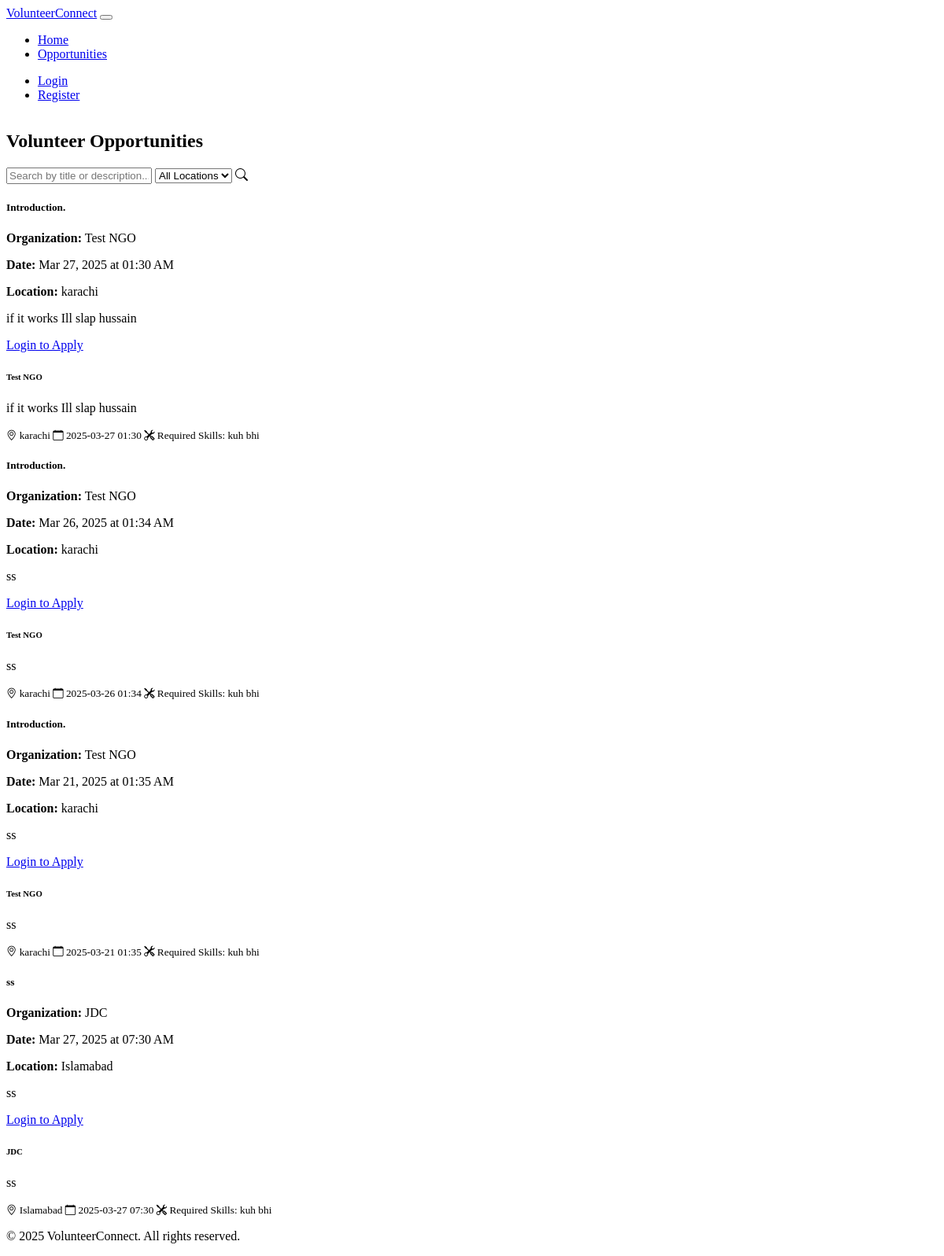
/opportunities/opportunities/, run on an earlier commit of the app's database.
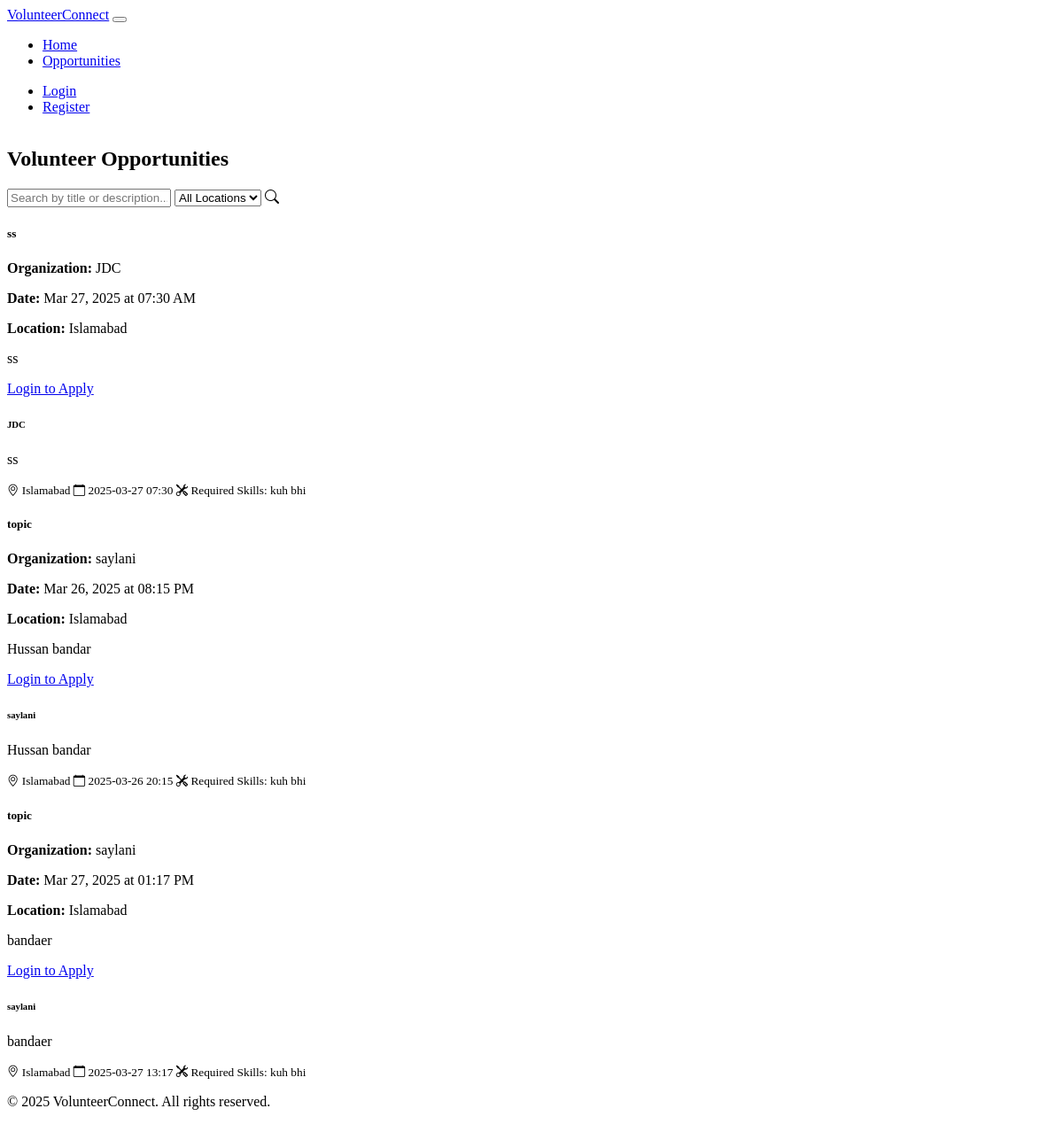
And on a later commit of the database.
### opportunities/models.py (models this page shows)
class Opportunity(models.Model):
    STATUS_CHOICES = [
        ('open', 'Open'),
        ('closed', 'Closed'),
        ('removed', 'Removed'),
    ]
    CONTENT_STATUS_CHOICES = [
        ('active', 'Active'),
        ('flagged', 'Flagged'),
        ('removed', 'Removed'),
    ]
    ngo = models.ForeignKey(NGOProfile, on_delete=models.CASCADE, related_name='opportunities')
    title = models.CharField(max_length=200)
    description = models.TextField()
    location = models.CharField(max_length=200)
    date = models.DateTimeField()
    required_skills = models.CharField(max_length=500, blank=True, null=True)
    status = models.CharField(max_length=20, choices=STATUS_CHOICES, default='open')
    content_status = models.CharField(max_length=20, choices=CONTENT_STATUS_CHOICES, default='active')
    moderation_reason = models.CharField(max_length=100, blank=True, null=True)
    created_at = models.DateTimeField(default=now)
    def __str__(self):
        return self.title

### authentication/models.py (models this page shows, shortened)
class NGOProfile(models.Model):
    user = models.OneToOneField(User, on_delete=models.CASCADE, related_name='ngo_profile')
    organization_name = models.CharField(max_length=200)
    description = models.TextField(blank=True, null=True)
    verified = models.BooleanField(default=False)
    verification_status = models.CharField(
        max_length=20,
        choices=[('pending', 'Pending'), ('approved', 'Approved'), ('rejected', 'Rejected')],
        default='pending'
    )
    rejection_reason = models.CharField(max_length=100, blank=True, null=True)
    verified_at = models.DateTimeField(blank=True, null=True)
    verified_by = models.ForeignKey(User, on_delete=models.SET_NULL, null=True, blank=True, related_name='verified_ngos')

### opportunities/views.py (the view)
# urls.py: path('opportunities/', include('opportunities.urls')),
def opportunities(request):
    opportunities = Opportunity.objects.filter(status='open', content_status='active')
    print("Opportunities in view:", opportunities)  # Debugging
    locations = sorted(set(opportunity.location for opportunity in opportunities))
    return render(request, 'list.html', {
        'opportunities': opportunities,
        'locations': locations
    })

### opportunities/templates/list.html (shortened to what this page needs)
{% extends "base.html" %}
{% load static %}
{% block content %}
<div class="row mb-4">
    <div class="col-md-6">
        <h2>Volunteer Opportunities</h2>
    </div>
    <div class="col-md-6">
        <div class="input-group mb-3">
            <input type="text" id="opportunity-search" class="form-control"
                   placeholder="Search by title or description...">
            <select id="location-filter" class="form-select">
                <option value="">All Locations</option>
            </select>
            <span class="input-group-text">
                <i class="bi bi-search"></i>
            </span>
        </div>
    </div>
</div>
<div class="row g-4">
    {% for opportunity in opportunities %}
    <div class="col-md-6 col-lg-4 opportunity-card" data-location="{{ opportunity.location }}">
        <div class="card h-100 border-primary bg-dark">
            <div class="card-header bg-primary bg-opacity-25 border-primary">
                <h5 class="card-title mb-0">{{ opportunity.title }}</h5>
            </div>
            <div class="card-body">
                <p class="mb-2"><strong>Organization:</strong> {{ opportunity.ngo.organization_name }}</p>
                <p class="mb-2"><strong>Date:</strong> {{ opportunity.date|date:"M d, Y \a\t h:i A" }}</p>
                <p class="mb-2"><strong>Location:</strong> {{ opportunity.location }}</p>
                <p class="mb-3">{{ opportunity.description|truncatechars:150 }}</p>
                <div class="d-flex justify-content-between">
                    {% if user.is_authenticated %}
                        {% if user.role == "volunteer" %}
                            <a href="{% url 'applications:apply_opportunity' opportunity.id %}"
                               class="btn btn-primary">
                                <i class="bi bi-check-circle"></i> Apply Now
                            </a>
                            {% elif user.is_authenticated and user.ngo_profile and opportunity.ngo == user.ngo_profile %}
                            <a href="{% url 'applications:manage_opportunity' opportunity.id %}"
                               class="btn btn-warning">
                                <i class="bi bi-clipboard-check"></i> Manage Applications
                            </a>
                        {% endif %}
                    {% else %}
                        <a href="{% url 'authentication:login' %}" class="btn btn-outline-primary">
                            Login to Apply
                        </a>
                    {% endif %}
                </div>
            </div>
            <div class="card-body">
                <h6 class="card-subtitle mb-2 text-info">
                    {{ opportunity.ngo.organization_name }}
                </h6>
                <p class="card-text">{{ opportunity.description }}</p>
                <div class="mb-3">
                    <small class="text-muted d-block">
                        <i class="bi bi-geo-alt text-info"></i> {{ opportunity.location }}
                    </small>
                    <small class="text-muted d-block">
                        <i class="bi bi-calendar text-info"></i> {{ opportunity.date|date:"Y-m-d H:i" }}
                    </small>
                    {% if opportunity.required_skills %}
                    <small class="text-muted d-block">
                        <i class="bi bi-tools text-info"></i> Required Skills: {{ opportunity.required_skills }}
                    </small>
                    {% endif %}
                </div>
            </div>
        </div>
    </div>
    {% empty %}
    <div class="col-12 text-center">
        <p>No opportunities available at the moment.</p>
    </div>
    {% endfor %}
</div>
{% endblock %}

What changed in the data, as far as the page shows it:
removed Opportunity: title "Introduction.", ngo.organization_name "Test NGO", date "Mar 27, 2025 at 01:30 AM", location "karachi", description "if it works Ill slap hussain", date "2025-03-27 01:30", required_skills "kuh bhi"
removed Opportunity: title "Introduction.", ngo.organization_name "Test NGO", date "Mar 26, 2025 at 01:34 AM", location "karachi", description "ss", date "2025-03-26 01:34", required_skills "kuh bhi"
removed Opportunity: title "Introduction.", ngo.organization_name "Test NGO", date "Mar 21, 2025 at 01:35 AM", location "karachi", description "ss", date "2025-03-21 01:35", required_skills "kuh bhi"
added Opportunity: title "topic", ngo.organization_name "saylani", date "Mar 26, 2025 at 08:15 PM", location "Islamabad", description "Hussan bandar", date "2025-03-26 20:15", required_skills "kuh bhi"
added Opportunity: title "topic", ngo.organization_name "saylani", date "Mar 27, 2025 at 01:17 PM", location "Islamabad", description "bandaer", date "2025-03-27 13:17", required_skills "kuh bhi"
